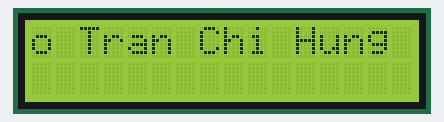
Recording of a sketch running on a simulated Arduino Uno, built with avr-gcc and run on an emulated ATmega328P. Parts: 16×2 character LCD.

Above: at 0.26 s.
At 5.06 s:
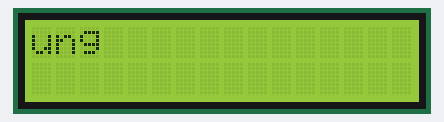
At 9.86 s:
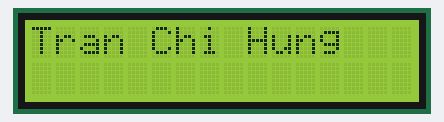
At 19.87 s:
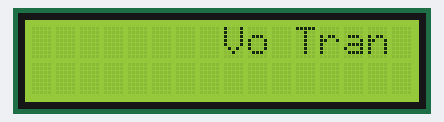
At 29.47 s:
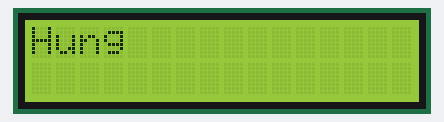
At 39.47 s:
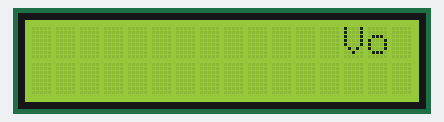

The sketch:

Day_3_2.ino
```cpp
#include <LiquidCrystal.h>
int temp = 9;

//Khởi tạo với các chân
LiquidCrystal lcd(1, 2, 4, 5, 6, 7);

void setup() {
  lcd.begin(16, 2);
  lcd.print("Vo Tran Chi Hung");
  lcd.setCursor(0 , 1);
  lcd.print("");

}

void loop() {
for (int i = 0 ;i < 14;i++){
  lcd.scrollDisplayLeft();
  delay(400);
}
for (int i = 0 ;i < 29;i++){
  lcd.scrollDisplayRight();
  delay(400);
}
for (int i = 0 ;i < 15;i++){
  lcd.scrollDisplayLeft();
  delay(400);
}
}
```

Measured:
- what the display in image 1 shows lasts 0.4 s, from 4.9 s to 5.3 s
